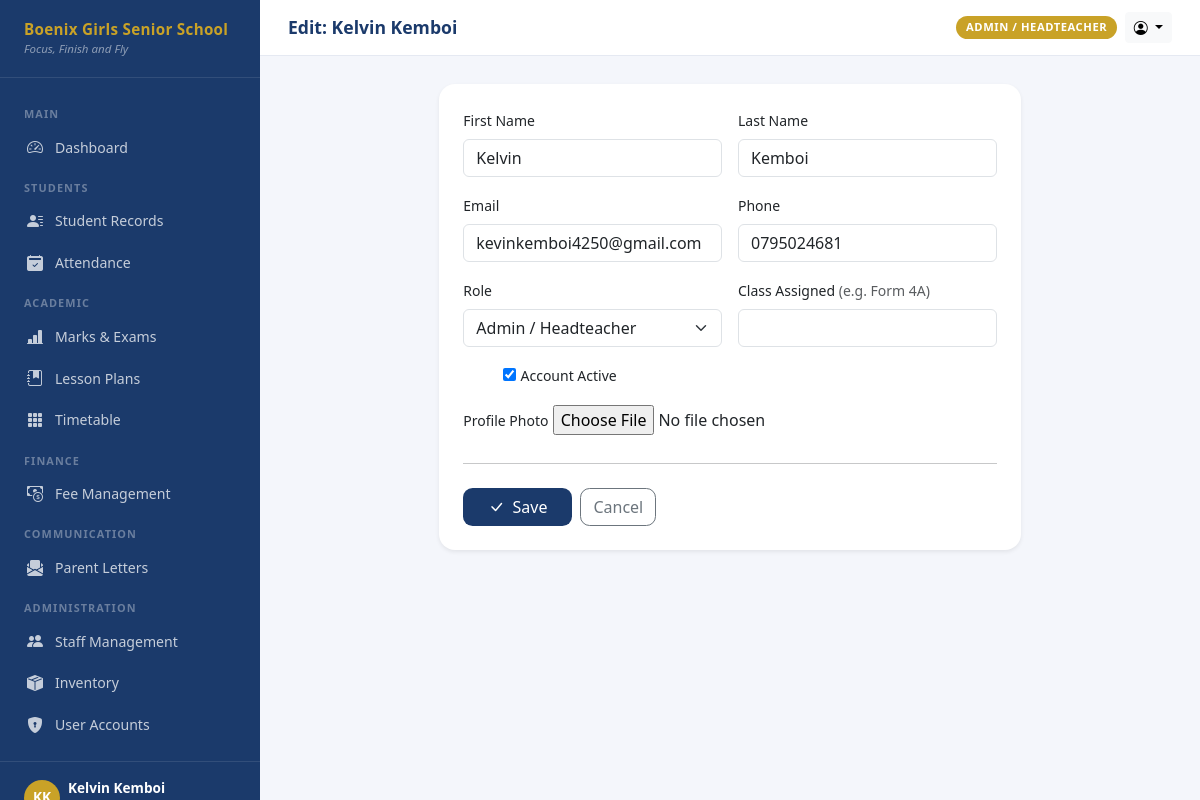
Page /accounts/users/1/edit/ (signed in) on the committed database.
### accounts/models.py (models this page shows, shortened)
class User(AbstractUser):
    ROLE_ADMIN = 'admin'
    ROLE_CLASS_TEACHER = 'class_teacher'
    ROLE_SUBJECT_TEACHER = 'subject_teacher'
    ROLE_PARENT = 'parent'
    ROLE_BURSAR = 'bursar'
    ROLE_AUDITOR = 'auditor'
    ROLE_CHOICES = [
        (ROLE_ADMIN, 'Admin / Headteacher'),
        (ROLE_CLASS_TEACHER, 'Class Teacher'),
        (ROLE_SUBJECT_TEACHER, 'Subject Teacher'),
        (ROLE_PARENT, 'Parent (View Only)'),
        (ROLE_BURSAR, 'Bursar / Accounts'),
        (ROLE_AUDITOR, 'Auditor'),
    ]
    role = models.CharField(
        max_length=20,
        choices=ROLE_CHOICES,
        default=ROLE_SUBJECT_TEACHER,
    )
    phone = models.CharField(max_length=20, blank=True)
    profile_photo = models.ImageField(upload_to='profiles/', blank=True, null=True)
    is_active = models.BooleanField(default=True)
    class_assigned = models.CharField(max_length=20, blank=True, help_text='e.g. Form 4A')
    class Meta:
        verbose_name = 'User'
        verbose_name_plural = 'Users'
        ordering = ['last_name', 'first_name']
    @property
    def is_admin(self):
        return self.role == self.ROLE_ADMIN or self.is_superuser
    @property
    def can_view_fees(self):
        return self.role in (self.ROLE_ADMIN, self.ROLE_BURSAR, self.ROLE_AUDITOR, self.ROLE_PARENT)
    @property
    def can_enter_marks(self):
        return self.role in (self.ROLE_ADMIN, self.ROLE_CLASS_TEACHER, self.ROLE_SUBJECT_TEACHER)

### accounts/views.py (the view)
# urls.py: path('users/<int:pk>/edit/', views.user_edit_view, name='user_edit'),
@admin_required
def user_edit_view(request, pk):
    user = get_object_or_404(User, pk=pk)
    form = UserEditForm(request.POST or None, request.FILES or None, instance=user)
    if request.method == 'POST' and form.is_valid():
        form.save()
        messages.success(request, f'{user.get_full_name()} updated successfully.')
        return redirect('accounts:user_list')
    return render(request, 'accounts/user_form.html', {
        'form': form,
        'title': f'Edit: {user.get_full_name()}',
        'edit_user': user,
    })

### accounts/forms.py
class UserEditForm(forms.ModelForm):
    class Meta:
        model = User
        fields = [
            'first_name', 'last_name', 'email',
            'phone', 'role', 'class_assigned', 'profile_photo', 'is_active',
        ]
    def __init__(self, *args, **kwargs):
        super().__init__(*args, **kwargs)
        for field in self.fields.values():
            if not isinstance(field.widget, (forms.CheckboxInput, forms.FileInput)):
                field.widget.attrs.setdefault('class', 'form-control')
        self.fields['role'].widget.attrs['class'] = 'form-select'

### boenix_sms/context_processors.py (called while the page is built)
def school_info(request):
    return {
        'SCHOOL_NAME': settings.SCHOOL_NAME,
        'SCHOOL_SHORT': settings.SCHOOL_SHORT,
        'SCHOOL_MOTTO': settings.SCHOOL_MOTTO,
    }

### templates/accounts/user_form.html (shortened to what this page needs)
{% extends 'base.html' %}
{% block page_title %}{{ title }}{% endblock %}
{% block content %}
<div class="row justify-content-center">
  <div class="col-12 col-lg-8">
    <div class="card border-0 shadow-sm" style="border-radius:1rem;">
      <div class="card-body p-4">
        <form method="post" enctype="multipart/form-data" novalidate>
          <div class="row g-3">
            <div class="col-md-6">
              <label class="form-label fw-600 small">First Name</label>
              {{ form.first_name }}
            </div>
            <div class="col-md-6">
              <label class="form-label fw-600 small">Last Name</label>
              {{ form.last_name }}
            </div>
            <div class="col-md-6">
              <label class="form-label fw-600 small">Email</label>
              {{ form.email }}
            </div>
            <div class="col-md-6">
              <label class="form-label fw-600 small">Phone</label>
              {{ form.phone }}
            </div>
            <div class="col-md-6">
              <label class="form-label fw-600 small">Role</label>
              {{ form.role }}
            </div>
            <div class="col-md-6">
              <label class="form-label fw-600 small">Class Assigned <span class="text-muted">(e.g. Form 4A)</span></label>
              {{ form.class_assigned }}
            </div>
            {% if form.is_active %}
            <div class="col-12">
              <div class="form-check form-switch">
                {{ form.is_active }}
                <label class="form-check-label small fw-600">Account Active</label>
              </div>
            </div>
            {% endif %}
            <div class="col-12">
              <label class="form-label fw-600 small">Profile Photo</label>
              {{ form.profile_photo }}
            </div>
          </div>
          <hr class="my-4">
          <div class="d-flex gap-2">
            <button type="submit" class="btn px-4" style="background:#1B3A6B;color:#fff;border-radius:0.6rem;">
              <i class="bi bi-check-lg me-1"></i> Save
            </button>
            <a href="{% url 'accounts:user_list' %}" class="btn btn-outline-secondary" style="border-radius:0.6rem;">Cancel</a>
          </div>
        </form>
      </div>
    </div>
  </div>
</div>
{% endblock %}

### templates/base.html (shortened to what this page needs)
<!DOCTYPE html>
<html lang="en">
<head>
  <link href="https://cdn.jsdelivr.net/npm/bootstrap@5.3.3/dist/css/bootstrap.min.css" rel="stylesheet">
  <link href="https://cdn.jsdelivr.net/npm/bootstrap-icons@1.11.3/font/bootstrap-icons.min.css" rel="stylesheet">
</head>
<body>
<div id="sidebar">
  <div class="sidebar-brand">
    <div class="school-name">{{ SCHOOL_NAME }}</div>
    <div class="school-motto">{{ SCHOOL_MOTTO }}</div>
  </div>
  <nav class="sidebar-nav">
    <div class="nav-section-label">Main</div>
    <a href="{% url 'dashboard:home' %}" class="nav-link {% if request.resolver_match.url_name == 'home' %}active{% endif %}">
      <i class="bi bi-speedometer2"></i> Dashboard
    </a>
    {% if user.is_admin or user.is_class_teacher %}
    <div class="nav-section-label">Students</div>
    <a href="/students/" class="nav-link">
      <i class="bi bi-person-lines-fill"></i> Student Records
    </a>
    <a href="/attendance/" class="nav-link">
      <i class="bi bi-calendar2-check-fill"></i> Attendance
    </a>
    {% endif %}
    {% if user.can_enter_marks %}
    <div class="nav-section-label">Academic</div>
    <a href="/exams/" class="nav-link">
      <i class="bi bi-bar-chart-line-fill"></i> Marks & Exams
    </a>
    <a href="/lessons/" class="nav-link">
      <i class="bi bi-journal-bookmark-fill"></i> Lesson Plans
    </a>
    <a href="/timetable/" class="nav-link">
      <i class="bi bi-grid-3x3-gap-fill"></i> Timetable
    </a>
    {% endif %}
    {% if user.can_view_fees %}
    <div class="nav-section-label">Finance</div>
    <a href="/fees/" class="nav-link">
      <i class="bi bi-cash-coin"></i> Fee Management
    </a>
    {% endif %}
    {% if user.is_admin or user.is_class_teacher %}
    <div class="nav-section-label">Communication</div>
    <a href="/letters/" class="nav-link">
      <i class="bi bi-envelope-paper-fill"></i> Parent Letters
    </a>
    {% endif %}
    {% if user.is_admin %}
    <div class="nav-section-label">Administration</div>
    <a href="/staff/" class="nav-link">
      <i class="bi bi-people-fill"></i> Staff Management
    </a>
    <a href="/inventory/" class="nav-link">
      <i class="bi bi-box-seam-fill"></i> Inventory
    </a>
    <a href="{% url 'accounts:user_list' %}" class="nav-link">
      <i class="bi bi-shield-lock-fill"></i> User Accounts
    </a>
    {% endif %}
  </nav>
  <div class="sidebar-footer">
    <div class="d-flex align-items-center gap-2">
      <div class="rounded-circle bg-gold d-flex align-items-center justify-content-center"
           style="width:36px;height:36px;background:var(--boenix-gold);font-weight:700;color:#fff;font-size:0.85rem;flex-shrink:0;">
      </div>
      <div class="overflow-hidden">
        <div class="user-name text-truncate">{{ user.get_full_name }}</div>
      </div>
    </div>
  </div>
</div>
<div id="main">
  <div class="topbar">
    <div class="d-flex align-items-center gap-3">
      <h1 class="page-title">{% block page_title %}Dashboard{% endblock %}</h1>
    </div>
    <div class="d-flex align-items-center gap-2">
      <span class="role-badge">{{ user.get_role_display }}</span>
      <div class="dropdown">
        <button class="btn btn-sm btn-light dropdown-toggle" data-bs-toggle="dropdown">
          <i class="bi bi-person-circle"></i>
        </button>
      </div>
    </div>
  </div>
  <div class="content-area">
    {% block content %}{% endblock %}
  </div>
</div>
</body>
</html>

### templates/base.html (style rules this page uses)
:root { --boenix-navy: #1B3A6B; --boenix-gold: #C9A227; --boenix-gold-light: #F0D070; --sidebar-width: 260px; }
body { background: #F4F6FB; font-family: 'Segoe UI', sans-serif; }
#sidebar { width: var(--sidebar-width); min-height: 100vh; background: var(--boenix-navy); position: fixed; top: 0; left: 0; display: flex; flex-direction: column; z-index: 100; transition: transform 0.25s ease; }
.sidebar-brand { padding: 1.25rem 1.5rem; border-bottom: 1px solid rgba(255,255,255,0.1); }
.sidebar-brand .school-name { color: var(--boenix-gold); font-size: 0.95rem; font-weight: 700; line-height: 1.3; letter-spacing: 0.02em; }
.sidebar-brand .school-motto { color: rgba(255,255,255,0.5); font-size: 0.72rem; font-style: italic; }
.sidebar-nav { flex: 1; padding: 1rem 0; overflow-y: auto; }
.sidebar-nav .nav-section-label { color: rgba(255,255,255,0.35); font-size: 0.68rem; font-weight: 700; text-transform: uppercase; letter-spacing: 0.1em; padding: 0.75rem 1.5rem 0.25rem; }
.sidebar-nav .nav-link { color: rgba(255,255,255,0.75); padding: 0.55rem 1.5rem; font-size: 0.88rem; display: flex; align-items: center; gap: 0.65rem; border-left: 3px solid transparent; transition: all 0.15s; }
.sidebar-nav .nav-link i { font-size: 1rem; width: 1.1rem; }
.sidebar-footer { padding: 1rem 1.5rem; border-top: 1px solid rgba(255,255,255,0.1); }
.sidebar-footer .user-name { color: #fff; font-size: 0.85rem; font-weight: 600; }
#main { margin-left: var(--sidebar-width); min-height: 100vh; display: flex; flex-direction: column; }
.topbar { background: #fff; padding: 0.75rem 1.75rem; border-bottom: 1px solid #E5E9F2; display: flex; align-items: center; justify-content: space-between; position: sticky; top: 0; z-index: 99; }
.topbar .page-title { font-weight: 700; color: var(--boenix-navy); font-size: 1.1rem; margin: 0; }
.content-area { flex: 1; padding: 1.75rem; }
.role-badge { background: var(--boenix-gold); color: #fff; font-size: 0.7rem; font-weight: 700; padding: 0.2rem 0.6rem; border-radius: 1rem; text-transform: uppercase; letter-spacing: 0.05em; }

### rows in the picture
User: get_full_name "Kelvin Kemboi", role "ADMIN / HEADTEACHER", first_name "Kelvin", last_name "Kemboi", email "kevinkemboi4250@gmail.com", phone "0795024681", role "Admin / Headteacher", is_active "☑"

### other values in the picture
{{ SCHOOL_NAME }} "Boenix Girls Senior School"
{{ SCHOOL_MOTTO }} "Focus, Finish and Fly"
{{ title }} "Edit: Kelvin Kemboi"
